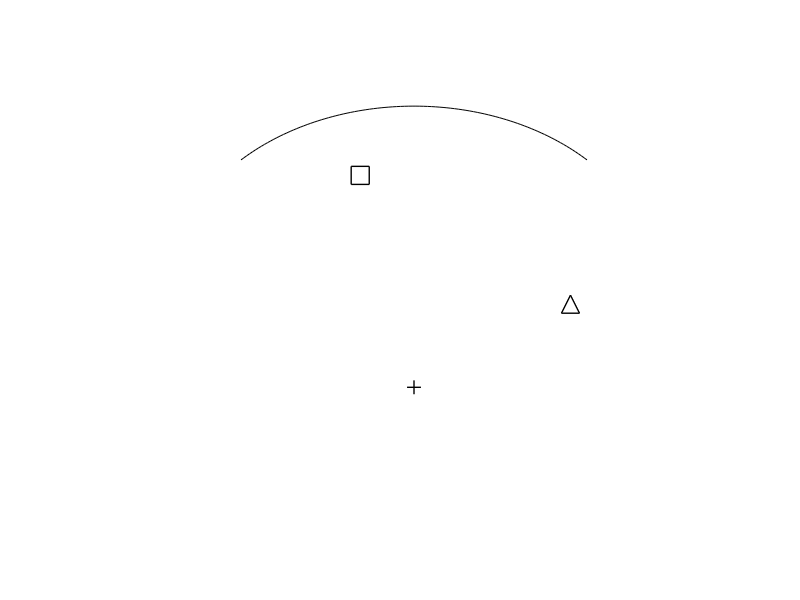
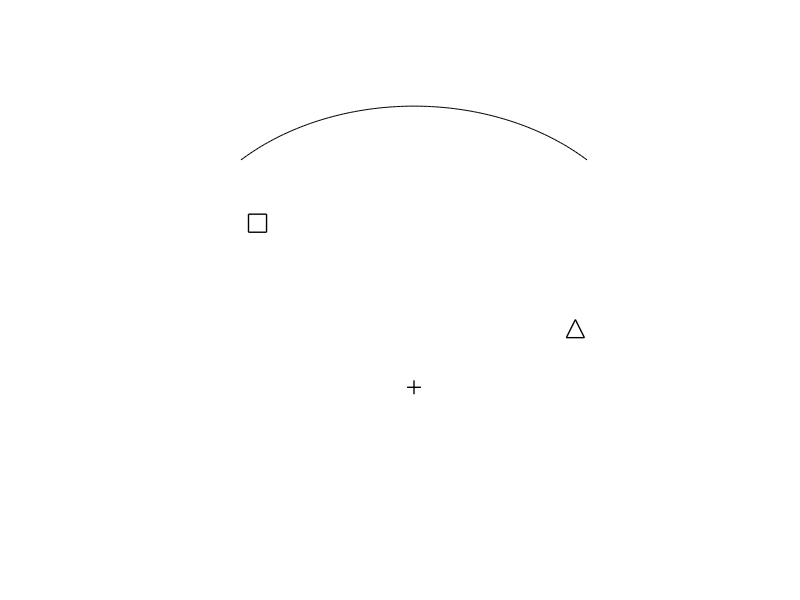
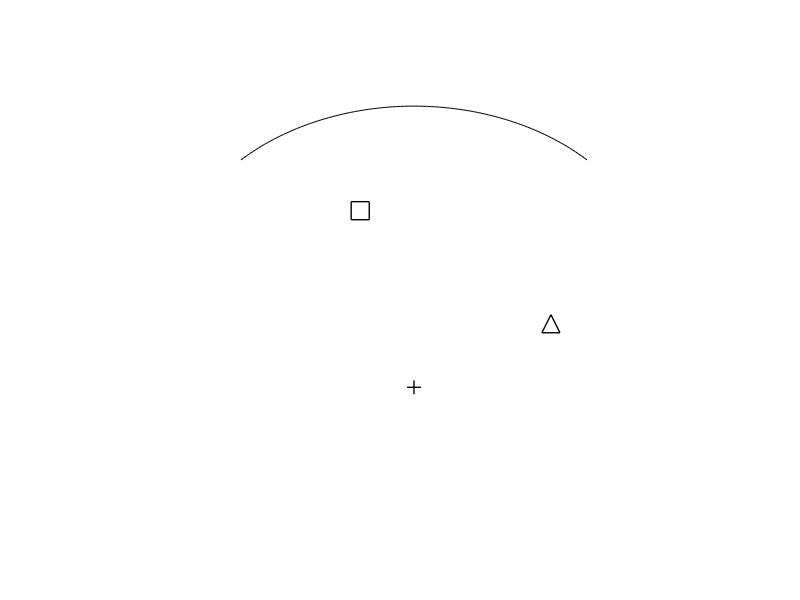
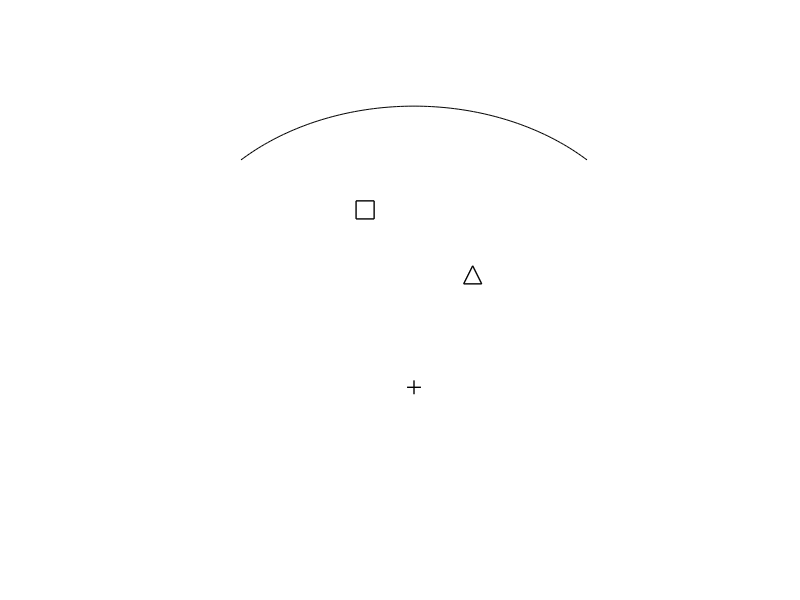

MATLAB code to generate these figures, in order:
% condition B1(border present, which object is closer to the cross, response by moving a mouse) 
% triangle is closer to the cross

% number of images of this type 
n = 32;

% interval of x,y changes of axes for the triangle and square locations in % of x, y length
percentX_square = [15, 45]; 

percentX_triangle = [55, 85];
percentY_triangle = [40, 54];

for imagei = 1:n
    
    % draw arc
    figure(1), clf
    
    % parametrs of arc
    a = pi/4; % start of arc in radians
    b = 3*pi/4; % end of arc in radians
    h = 9; k = -4;  %(h,k) is the center of the circle
    r = 3; % radius
    
    % plot an arc
    t = linspace(a,b);
    x = r*cos(t) + h;
    y = r*sin(t) + k;
    plot(x,y, 'k')
    axis([h-r h+r k-r-1 k+r+1])
    axis square;
    
    % to get info about axes
    xAxis = get(gca,'xlim');
    yAxis = get(gca,'ylim');
    xlength = diff(xAxis);
    ylength = diff(yAxis);
    
    % X and Y coordinates of cross and triangle
    x_cross = 0.5*xlength+xAxis(1);
    y_cross = 0.3*ylength+yAxis(1);
    
    x_triangle = randi(percentX_triangle)/100*xlength+xAxis(1);
    y_triangle = randi(percentY_triangle)/100*ylength+yAxis(1);
    
    % distance between cross and triangle
    CrTr_distance = sqrt((x_triangle-x_cross)^2+(y_triangle-y_cross)^2);
    % distance between cross and square
    CrSq_distance = 1.5*CrTr_distance;
    
    % X and Y coordinates of square
    x_square = randi(percentX_square)/100*xlength+xAxis(1);
    y_square = sqrt(CrSq_distance^2-(x_square-x_cross)^2)+y_cross;
    
    if ~isreal(y_square)    % if y_square occasionaly is complex number, try another x
        while ~isreal(y_square) 
        x_square = randi(percentX_square)/100*xlength+xAxis(1);
        y_square = sqrt(CrSq_distance^2-(x_square-x_cross)^2)+y_cross;
        end
    end
     
    % plot cross, square and triangle
    hold on
    plot(x_cross, y_cross, '+k','LineWidth', 1, 'MarkerSize',10)
    hold on
    plot(x_square,y_square, 'ks', 'LineWidth', 1,'MarkerSize',13)
    hold on
    plot(x_triangle,y_triangle, 'k^','LineWidth', 1, 'MarkerSize',13);
    set(gca,'xtick',[],'ytick',[],'Xcolor','none','Ycolor','none') % remove axes

    % save image
    print(gcf,['B1_' num2str(imagei) '_triangle.png'],'-dpng','-r300');
end